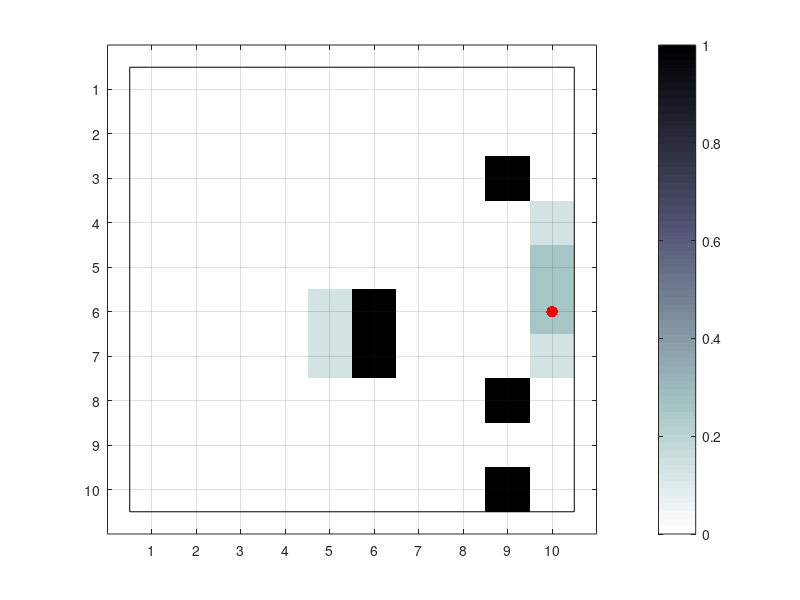

Source code (MATLAB):
clear all;
clc;

%% Offline Computation
%grid alteral size
tic
gridLateral = 10;

%random occupancy
% stateSpace = rand(gridLateral)<0.05;
stateSpace = zeros(gridLateral);
stateSpace([3,8,10],9) = 1;
stateSpace(6:7,6) = 1;


%obstacles
idObst = find(stateSpace);

%Free spots
freeStates = find(~stateSpace);
nFreeStates = numel(freeStates);

%initial assumptions 4 direction moving and sensing
nSensDir = 4;
nMovDir = 4;

% Pre-alocations of sparse matrix
A = spalloc (nFreeStates,nFreeStates,nFreeStates*nMovDir);
sensMatrix = false(nFreeStates,nSensDir);

%Compute reduced form of B
for iState = 1:numel(freeStates)
    
    %pre process each position
    pos = freeStates(iState);
    
    %adjacent positions in linear indexing
    Adj = [pos + gridLateral; pos-1; pos - gridLateral; pos+1];
    
    % sonar's response
    sensArray = ~([ Adj(1) <= gridLateral^2;
                    rem(Adj(2),gridLateral) ~= 0;
                    Adj(3) > 0; 
                    rem(Adj(4),gridLateral) ~= 1] & ... %borders
                    ~ismember(Adj,idObst)); %obstacles
    
    sensMatrix(iState,:) = sensArray';

   
    
    
     %%%%%%%%%%%%%%%%%%%%%%%%%%%%%%%%%%%%%%%
     % Create Matrix A reducao 23 para 6 segs
     % Dá para optimizar mais but...
     
     elegAdj = ~sensArray;
     probAdj = elegAdj/sum(elegAdj);
     
     [~,idx] = ismember(Adj(elegAdj),freeStates);
     
     A(iState , idx)= probAdj(elegAdj)';
  
    
end

%%%%%%%%%%%%%%%%%%%%%%%%%%%%%%%%%%%%%%%
% Create Matrix B    Melhoria de 2 Segundos
B = sparse(1:nFreeStates,bi2de(sensMatrix)+1,1, ...
    nFreeStates,2^nSensDir);

clear sensMatrix
toc
%% Initial state probability and correspodent image generation
Pi = ones(size(freeStates))/numel(freeStates);

imPi = NaN(gridLateral);
imPi(freeStates) = Pi;


%Animation
filename = 'animation.gif';
animation = false;

% Online 

% Robot initialization
pos0 = datasample(freeStates,1);
pos0 = 97;
pos = pos0;

% Quick visualization
hFigure = figure(1);
[iy,ix]=ind2sub([gridLateral,gridLateral],[idObst;pos]); 

hImage = image(imPi);
hold on

hPlot = plot(ix(1:end-1),iy(1:end-1),'sk', ...
             ix(end),iy(end),'.r');
axis([0,gridLateral+1, 0, gridLateral+1])
set(hPlot,'MarkerSize',25)
rectangle('Position',[0.5, 0.5, gridLateral, gridLateral])
hAxis = gca; 
hold off

set(hAxis,'CLim',[0 1])
set(hImage,'CDataMapping','scaled')
colormap(flipud(colormap(bone)))


% Stop if mouse button is pressed
set(hFigure,'ButtonDownFcn','out = true;');
set(gca,'ButtonDownFcn','out = true;');

axis equal
colorbar

grid on
set(gca,'XTick',1:10,'YTick',1:10)

%% Initial Filtering
% adjacent positions in linear indexing
Adj = [pos + gridLateral; pos-1; pos - gridLateral; pos+1];

% sonar's response
sensInt = ~([ Adj(1) <= gridLateral^2;rem(Adj(2),gridLateral) ~= 0;
                Adj(3) > 0;rem(Adj(4),gridLateral) ~= 1] & ... %borders
                ~ismember(Adj,idObst)); %obstacles
y_1 = bi2de(sensInt') + 1;

collB=B(:,y_1); % select collum of B that corresponds to sonar meas.
[rows, cols, vals]=find(collB);
D= sparse(rows,rows,vals,numel(collB),numel(collB)); % constr. D as diag(collB)
% sparseD=diag(collB,0);


alpha=D*Pi;
alpha_old = alpha./sum(alpha);
imPi(freeStates) = alpha_old; 

set(hImage,'CData',imPi);


%Image writing
if animation
    drawnow
    frame = getframe(1);
    im = frame2im(frame);
    [imind,cm] = rgb2ind(im,256);

    imwrite(imind,cm,filename,'gif', 'Loopcount',inf,'DelayTime',0.1);
end

% initial assumptions 4 direction moving and sensing
out = false;

%% pause()

% while ~out
    
    %%%%%%%%%%%%%%%%%%%%
    % Where can you go?
    %%%%%%%%%%%%%%%%%%%%
        
    % elegible positions to move aka opposite of sonar's response
    elegAdj = ~sensInt;
    psbMov = Adj(elegAdj);

    
    % Movement decision
    pos = datasample(psbMov,1);
    
    % draw updated position
    [iy,ix]=ind2sub([gridLateral,gridLateral],pos);
    set(hPlot(2),'XData',ix(end),'YData',iy(end));
    
    %%%%%%%%%%%%%%%%%%%%
    % What can I see?
    %%%%%%%%%%%%%%%%%%%%
    
    % adjacent positions in linear indexing
    Adj = [pos + gridLateral; pos-1; pos - gridLateral; pos+1];
    
    %Get the sensor output intensity
    y_j = find(B(pos==freeStates,:));
    sensInt=de2bi(y_j - 1,4)'; 
    

    % building D
    D = sparse(1:nFreeStates,1:nFreeStates,B(:,y_j), ...
                nFreeStates,nFreeStates);
    
    alpha= D * A' * alpha_old;
        
    alpha_old=alpha/sum(alpha);
    
    %Update images
    imPi(freeStates) = alpha_old;%.^(1/2);
    set(hImage,'CData',imPi);
    
   
%     pause()
    
    %Animation part
    if animation
        drawnow
        frame = getframe(1);
        im = frame2im(frame);
        [imind,cm] = rgb2ind(im,256);

        imwrite(imind,cm,filename,'gif','WriteMode','append');
    end
% end

% close(hFigure)
